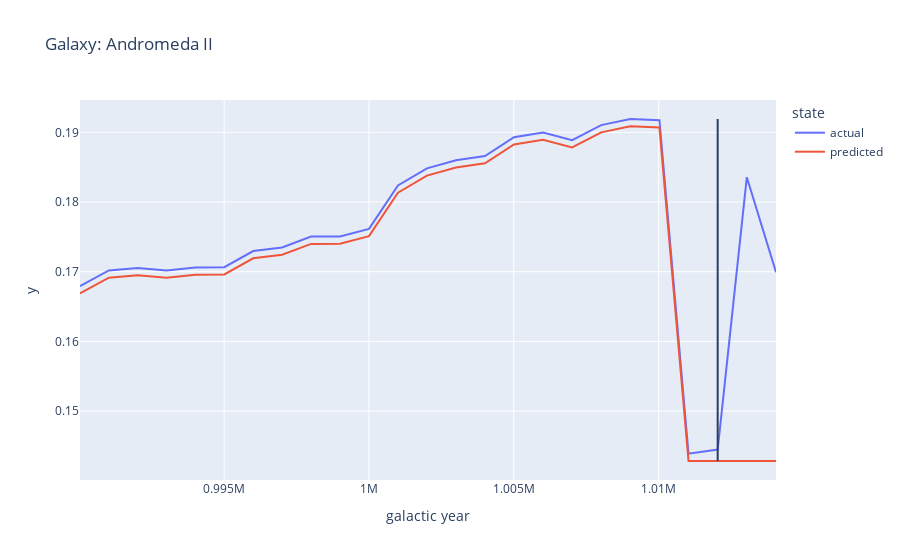

Notebook source saved alongside this figure:
### Code cell
# Plotting y_true vs y_pred with forecast, change i variable
# to see the different galaxies
galaxy_index = 2
plot_resulting_df(res_df=resulting_df, index=galaxy_index)

### Figure 1 — Plotly figure (JSON) as saved in the notebook; plotly's stock layout.template omitted (floating-point values rounded to 4 significant figures)
{"data": [{"hovertemplate": "state=actual<br>galactic year=%{x}<br>y=%{y}<extra></extra>", "legendgroup": "actual", "line": {"color": "#636efa", "dash": "solid"}, "mode": "lines", "name": "actual", "showlegend": true, "type": "scatter", "x": [990025, 991020, 992016, 993012, 994009, 995006, 996004, 997002, 998001, 999000, 1000000, 1001000, 1002001, 1003002, 1004004, 1005006, 1006009, 1007012, 1008016, 1009020, 1010025, 1011030, 1012036, 1013042, 1014049], "xaxis": "x", "y": [0.1679, 0.1702, 0.1705, 0.1702, 0.1706, 0.1707, 0.173, 0.1735, 0.175, 0.175, 0.1761, 0.1824, 0.1848, 0.186, 0.1866, 0.1893, 0.19, 0.1889, 0.191, 0.1919, 0.1917, 0.1439, 0.1445, 0.1836, 0.1699], "yaxis": "y"}, {"hovertemplate": "state=predicted<br>galactic year=%{x}<br>y=%{y}<extra></extra>", "legendgroup": "predicted", "line": {"color": "#EF553B", "dash": "solid"}, "mode": "lines", "name": "predicted", "showlegend": true, "type": "scatter", "x": [990025, 991020, 992016, 993012, 994009, 995006, 996004, 997002, 998001, 999000, 1000000, 1001000, 1002001, 1003002, 1004004, 1005006, 1006009, 1007012, 1008016, 1009020, 1010025, 1011030, 1012036, 1013042, 1014049], "xaxis": "x", "y": [0.1669, 0.1691, 0.1695, 0.1691, 0.1696, 0.1696, 0.1719, 0.1724, 0.174, 0.174, 0.1751, 0.1813, 0.1838, 0.1849, 0.1855, 0.1882, 0.1889, 0.1878, 0.19, 0.1909, 0.1907, 0.1428, 0.1428, 0.1428, 0.1428], "yaxis": "y"}], "layout": {"legend": {"title": {"text": "state"}, "tracegroupgap": 0}, "shapes": [{"type": "line", "x0": 1012036, "x1": 1012036, "xref": "x", "y0": 0.1428, "y1": 0.1919, "yref": "y"}], "title": {"text": "Galaxy: Andromeda II"}, "xaxis": {"anchor": "y", "domain": [0, 1], "title": {"text": "galactic year"}}, "yaxis": {"anchor": "x", "domain": [0, 1], "title": {"text": "y"}}}}
